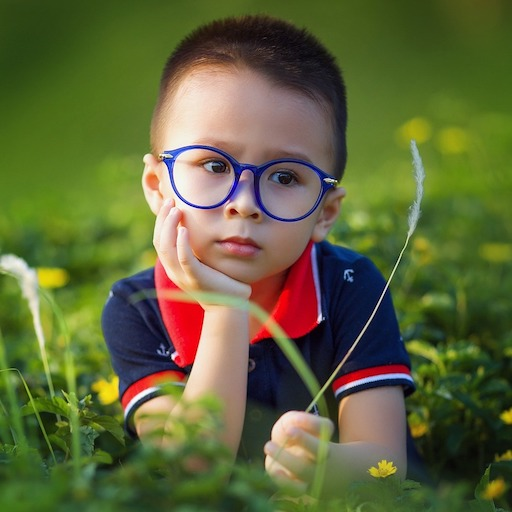
#> input picture week4-python/data/images/sample.jpg, 512 x 512 px
$ jupyter execute 17_canny-edge-detection.ipynb   (shell and % lines are left out)
#> lines starting #> are read from the running program, lines starting #| are printed output that depends on the picture
# <font style="color:rgb(50,120,229)">Edge Detection</font>

## <font style="color:rgb(50,120,229)"> Overview</font>

<center> </center>

&nbsp;
Can you identify the animal in the above picture? Amazingly, everyone can. Even though the information in the above picture is many orders of magnitude less than the information contained in a picture of a dog, we can still easily say it is a dog.

While processing images, we want to simplify the image so it is easier for vision and learning algorithms to process them. Edge detection provides such a simplification and it is therefore one of the most common low level operations in Computer Vision.

In edge detection, given an image, we create a second, binary image which is dark (pixel value = 0) everywhere except on edges. For our purposes, edges will be defined as pixels with sharp intensity discontinuities.

## <font style="color:rgb(50,120,229)">Canny Edge Detection</font>

**Canny edge detection** is the most widely-used edge detector. For many of the applications that require edge detection, Canny edge detection is sufficient.

Canny edge detection has the following three steps:

1. **Gradient calculations:**  Edges are pixels where intensity changes abruptly. From previous modules, we know that the magnitude of gradient is very high at edge pixels. Therefore, gradient calculation is the first step in Canny edge detection.

2. **Non-maxima suppression:** In the real world, the edges in an image are not sharp. The magnitude of gradient is very high not only at the real edge location, but also in a small neighborhood around it. Ideally, we want an edge to be represented by a single, pixel-thin contour. Simply thresholding the gradient leads to a fat contour that is several pixels thick.
      Fortunately, this problem can be eliminated by selecting the pixel with maximum gradient magnitude in a small neighborhood (say 3x3 neighborhood) of every pixel in the gradient image. The name non-maxima suppression comes from the fact that we eliminate (i.e. set to zero) all gradients except the maximum one in small 3x3 neighborhoods over the entire image.

3. **Hysteresis thresholding:** After non-maxima suppression, we could threshold the gradient image to obtain a new binary image which is black in all places except for pixels where the gradient is very high. This kind of thresholding would naively exclude a lot of edges because, in real world images, edges tend to fade in and out along their length. For example, an edge may be strong in the middle but fade out at the two ends.
      To fix this problem, Canny edge detection uses** **two thresholds. First, a higher threshold is used to select pixels with very high gradients. We say these pixels have a strong edge. Second, a lower threshold is used to obtain new pixels that are potential edge pixels. We say these pixels have a weak edge. A weak edge pixel can be re-classified as a strong edge if one of its neighbor is a strong edge. The weak edges that are not reclassified as strong are dropped from the final edge map.

**<font style="color:rgb(255,0,0)">Note:</font>** According to Wikipedia, the word [hysteresis](https://en.wikipedia.org/wiki/Hysteresis) means "the dependence of the state of a system on its history." In thresholding, it is the dependence of the state ( edge / no edge ) of a pixel based on its neighbor.

## <font style="color:rgb(50,120,229)">Canny Edge Detection in OpenCV</font>

The most common usage of [**`Canny`**](https://docs.opencv.org/4.1.0/dd/d1a/group__imgproc__feature.html#ga2a671611e104c093843d7b7fc46d24af) edge detector in OpenCV is shown below.

#### <font style="color:rgb(8,133,37)">Function Syntax</font>

```python
edges	=	cv.Canny(	dx, dy, threshold1, threshold2[, edges[, L2gradient]]	)
```

**Parameters**
- **`dx`**	16-bit x derivative of input image (CV_16SC1 or CV_16SC3).
- **`dy`**	16-bit y derivative of input image (same type as dx).
- **`edges`**	output edge map; single channels 8-bit image, which has the same size as image .
- **`threshold1`**	first threshold for the hysteresis procedure.
- **`threshold2`**	second threshold for the hysteresis procedure.
- **`L2gradient`**	a flag, indicating whether a more accurate L2 norm =√(dI/dx)2+(dI/dy)2 should be used to calculate the image gradient magnitude ( L2gradient=true ), or whether the default L1 norm =|dI/dx|+|dI/dy| is enough ( L2gradient=false ).

**If you want better accuracy at the expense of speed, you can set the L2gradient flag to true.**

**<font style="color:rgb(255,0,0)">Note:</font>** In the tutorial below, we have also included Gaussian blurring before edge detection. The amount of blur gives additional control over edge detection even though the Sobel operator implicitly blurs the image before gradient calculation.

The tutorial below allows you to experiment with Canny edge detection parameters using trackbars.

### <font style="color:rgb(8,133,37)">Python [Canny Edge Detection] [canny.py]</font>

[cell 1]
import cv2
import numpy as np
from dataPath import DATA_PATH

The four parameters that you can control in this tutorial are:
+ lowTreshold
+ highTreshold
+ apertureSize (this takes values 3, 5 and 7 only)
+ blurAmount

[cell 2]
lowThreshold = 50
highThreshold = 100

maxThreshold = 1000

apertureSizes = [3, 5, 7]
maxapertureIndex = 2
apertureIndex = 0

blurAmount = 0
maxBlurAmount = 20

The function applyCanny is called whenever any trackbar value is changed. The image is first blurred. The amount of blur depends on blurAmount. A Sobel apertureSize (3, 5 or 7) is chosen based on the trackbar value. Finally, the Canny function is called and results are displayed.

[cell 3]
# Display images
import matplotlib.pyplot as plt

[cell 4]
# Function for all trackbar calls
def applyCanny():
    # Blur the image before edge detection
    if(blurAmount > 0):
        blurredSrc = cv2.GaussianBlur(src,
                        (2 * blurAmount + 1, 2 * blurAmount + 1), 0);
    else:
        blurredSrc = src.copy()

    # Canny requires aperture size to be odd
    apertureSize = apertureSizes[apertureIndex];

    # Apply canny to detect the images
    edges = cv2.Canny( blurredSrc,
                        lowThreshold,
                        highThreshold,
                        apertureSize = apertureSize )
    plt.imshow(edges[...,::-1])

This function is called when the lower threshold is changed

[cell 5]
# Function to update low threshold value
def updateLowThreshold( *args ):
    global lowThreshold
    lowThreshold = args[0]
    applyCanny()
    pass

This function is called when the higher threshold is changed

[cell 6]
# Function to update high threshold value
def updateHighThreshold( *args ):
    global highThreshold
    highThreshold = args[0]
    applyCanny()
    pass

This function is called when the blur amount is changed

[cell 7]
# Function to update blur amount
def updateBlurAmount( *args ):
    global blurAmount
    blurAmount = args[0]
    applyCanny()
    pass

This function is called when the aperture size is changed

[cell 8]
# Function to update aperture index
def updateApertureIndex( *args ):
    global apertureIndex
    apertureIndex = args[0]
    applyCanny()
    pass

Here, the image is read and trackbars are set to control the values of lowTreshold, highTreshold, apertureSize and blurAmount.

[cell 9]
# Read sample image
src = cv2.imread(DATA_PATH + 'images/sample.jpg', cv2.IMREAD_GRAYSCALE)
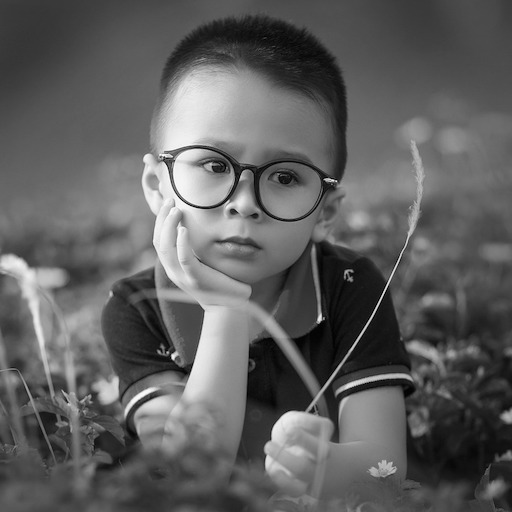
#> src: shape (512, 512); min 0, max 255, mean 94.7

edges = src.copy()
# Display images
cv2.namedWindow("Edges", cv2.WINDOW_AUTOSIZE)
cv2.imshow("Edges", src)
# Trackbar to control the low threshold
cv2.createTrackbar( "Low Threshold", "Edges", lowThreshold,
            maxThreshold, updateLowThreshold)

# Trackbar to control the high threshold
cv2.createTrackbar( "High Threshold", "Edges", highThreshold,
            maxThreshold, updateHighThreshold)

# Trackbar to control the aperture size
cv2.createTrackbar( "aperture Size", "Edges", apertureIndex,
            maxapertureIndex, updateApertureIndex)
#> slider 'aperture Size' is set to 1

# Trackbar to control the blur
cv2.createTrackbar( "Blur", "Edges", blurAmount, maxBlurAmount,
            updateBlurAmount)
#> slider 'Blur' is set to 6
k = cv2.waitKey(0)
#> in applyCanny, `edges = cv2.Canny( blurredSrc, lowThreshold, highThreshold, apertureSi..`:
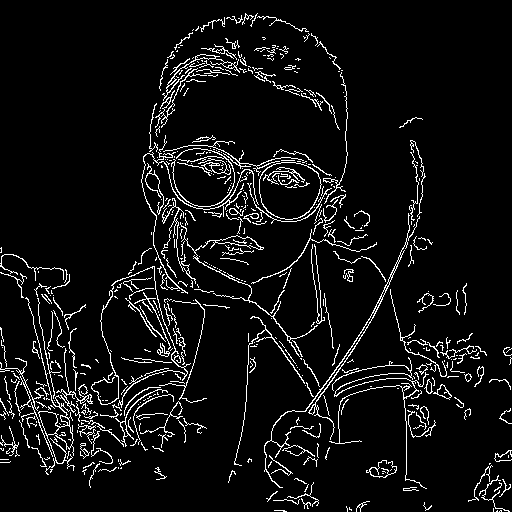
#> edges: shape (512, 512); 6.5% white in thin lines or dots
#> in applyCanny (call 3), `edges = cv2.Canny( blurredSrc, lowThreshold, highThreshold, apertureSi..`:
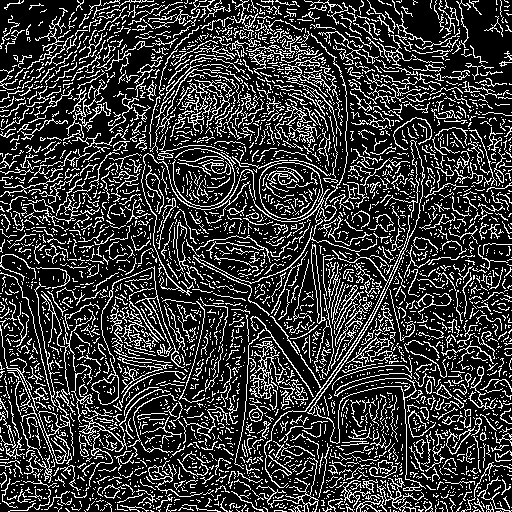
#> edges: shape (512, 512); 22.2% white in thin lines or dots
#> (key Esc is pressed here)

if k == 27:
    cv2.destroyAllWindows()
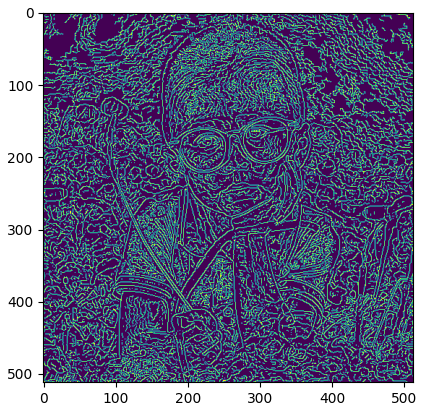
#> figure drawn by matplotlib, 1 panel
